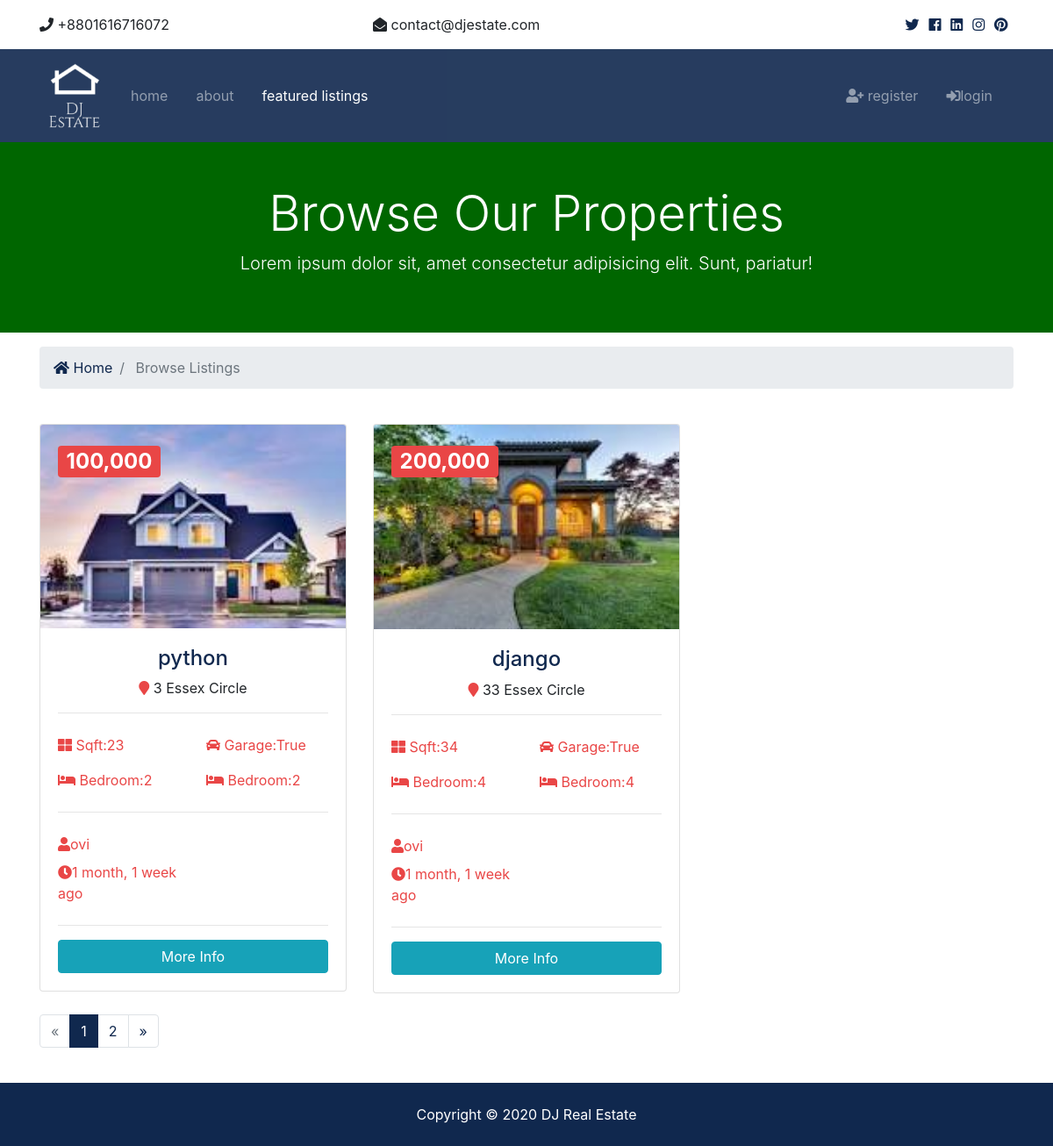
Page /Listings/ on the committed database.
### Listings/models.py (models this page shows, shortened)
class Listing(models.Model):
    realtor= models.ForeignKey(Realtor,on_delete=models.DO_NOTHING)
    title=models.CharField(max_length=200)
    address=models.CharField(max_length=200)
    city=models.CharField(max_length=150)
    state=models.CharField(max_length=150)
    zipcode=models.CharField(max_length=150)
    des2 = models.TextField(blank=True, verbose_name='Description')
    price=models.IntegerField()
    bedroom=models.IntegerField()
    garage=models.BooleanField()
    sqft=models.IntegerField()
    lot_size=models.DecimalField(decimal_places=2,max_digits=6)
    is_published=models.BooleanField()
    photo_main = models.ImageField(upload_to='photos/%y/%m/%d')
    photo_1 = models.ImageField(upload_to='photos/%y/%m/%d')
    photo_2 = models.ImageField(upload_to='photos/%y/%m/%d')
    photo_3 = models.ImageField(upload_to='photos/%y/%m/%d')
    photo_4 = models.ImageField(upload_to='photos/%y/%m/%d')
    photo_5 = models.ImageField(upload_to='photos/%y/%m/%d')
    photo_6 = models.ImageField(upload_to='photos/%y/%m/%d')
    list_date=models.DateTimeField(auto_now_add=True)
    update=models.DateTimeField(auto_now=True)
    class Meta:
        ordering = ('-list_date',)

### Realtors/models.py (models this page shows)
class Realtor(models.Model):
    name=models.CharField(max_length=200)
    photo=models.ImageField(upload_to='photos/%y/%m/%d')
    des1=models.TextField(blank=True,verbose_name='Description')
    email=models.EmailField()
    is_mvp = models.BooleanField(default=False)
    phone=models.CharField(max_length=200)
    message=models.CharField(max_length=200)
    contact_date=models.DateTimeField(auto_now_add=True)
    def __str__(self):
      return  self.name
    class Meta:
        ordering = ['-contact_date']

### Listings/views.py (the view)
# urls.py: path('',views.listings_index,name='listings_index'),
def listings_index(request):
    listing_list=Listing.objects.all()
    page = request.GET.get('page', 1)
    paginator = Paginator(listing_list, 2)
    try:
        listing_list = paginator.page(page)
    except PageNotAnInteger:
        listing_list = paginator.page(1)
    except EmptyPage:
        listing_list = paginator.page(paginator.num_pages)
    context={
        'listing_list':listing_list
    }
    return render(request,'Listings/listings.html',context)

### Templates/Listings/listings.html
 {% extends 'base.html' %}
 {% load static %}
 {% load humanize %}
 {% block content %}
<section id="showcase-inner" class="py-5 text-white">
    <div class="container">
      <div class="row text-center">
        <div class="col-md-12">
          <h1 class="display-4">Browse Our Properties</h1>
          <p class="lead">Lorem ipsum dolor sit, amet consectetur adipisicing elit. Sunt, pariatur!</p>
        </div>
      </div>
    </div>
  </section>
  <section id="bc" class="mt-3">
    <div class="container">
      <nav aria-label="breadcrumb">
        <ol class="breadcrumb">
          <li class="breadcrumb-item">
            <a href="{% url 'index'%}">
              <i class="fas fa-home"></i> Home</a>
          </li>
          <li class="breadcrumb-item active"> Browse Listings</li>
        </ol>
      </nav>
    </div>
  </section>
  <section id="listings" class="py-4">
    <div class="container">
      <div class="row">
        {% if listing_list %}
          {% for listing in listing_list %}
        <div class="col-md-6 col-lg-4 mb-4">
          <div class="card listing-preview">
            <img class="card-img-top" src="{{ listing.photo_main.url }}" alt="">
            <div class="card-img-overlay">
              <h2>
                <span class="badge badge-danger text-white">{{listing.price | intcomma}}</span>
              </h2>
            </div>
            <div class="card-body">
              <div class="listing-heading text-center">
                <h4 class="text-primary">{{listing.title}}</h4>
                <p>
                  <i class="fas fa-map-marker text-danger"></i> {{listing.address}}</p>
              </div>
              <hr>
              <div class="row py-2 text-danger">
                <div class="col-6">
                  <i class="fas fa-th-large"></i> Sqft:{{listing.sqft | intcomma}}</div>
                <div class="col-6">
                  <i class="fas fa-car"></i> Garage:{{listing.garage}}</div>
              </div>
              <div class="row py-2 text-danger">
                <div class="col-6">
                  <i class="fas fa-bed"></i> Bedroom:{{listing.bedroom}}</div>
                <div class="col-6">
                  <i class="fas fa-bed"></i> Bedroom:{{listing.bedroom}}</div>
              </div>
              <hr>
              <div class="row py-2 text-danger">
                <div class="col-12">
                  <i class="fas fa-user"></i>{{listing.realtor}}</div>
              </div>
              <div class="row text-danger pb-2">
                <div class="col-6">
                  <i class="fas fa-clock"></i>{{listing.list_date | timesince}} ago</div>
              </div>
              <hr>
              <a href="{% url 'listing' listing.id %}" class="btn btn-info btn-block">More Info</a>
            </div>
          </div>
        </div>
      {% endfor %}
      {% else %}
        <H3 class="text-center">No Listing Available!</H3>
         {% endif %}
      </div>
      <div class="row">
        <div class="col-md-12">
          {% if listing_list.has_other_pages %}
          <ul class="pagination">
            {% if listing_list.has_previous %}
             <li class="page-item">
                        <a class="page-link" href="?page={{ listing_list.previous_page_number }}">&laquo;</a>
                    </li>
            {% else %}
                    <li class="page-item disabled">
                        <a class="page-link">&laquo;</a>
                    </li>
            {% endif %}
            {% for i in listing_list.paginator.page_range %}
                    {% if listing_list.number == i %}
             <li class="page-item active">
                          <a class="page-link">{{ i }}</a>
                        </li>
                      {% else %}
                        <li class="page-item">
                          <a class="page-link" href="?page={{ i }}">{{ i }}</a>
                        </li>
                      {% endif %}
            {% endfor %}
             {% if listing_list.has_next %}
            <li class="page-item">
                      <a class="page-link" href="?page={{ listing_list.next_page_number }}">&raquo;</a>
                    </li>
             {% else %}
                    <li class="page-item disabled">
                      <a class="page-link">&raquo;</a>
                    </li>
            {% endif %}
          </ul>
           {% endif %}
        </div>
      </div>
    </div>
  </section>
 {% endblock %}

### djworkshop/static/css/all.css (style rules this page uses)
.fa, .fas, .far, .fal, .fab { -moz-osx-font-smoothing: grayscale; -webkit-font-smoothing: antialiased; display: inline-block; font-style: normal; font-variant: normal; text-rendering: auto; line-height: 1; }
.fa-bed:before { content: "\f236"; }
.fa-car:before { content: "\f1b9"; }
.fa-clock:before { content: "\f017"; }
.fa-home:before { content: "\f015"; }
.fa-map-marker:before { content: "\f041"; }
.fa-th-large:before { content: "\f009"; }
.fa-user:before { content: "\f007"; }
.fa, .fas { font-family: 'Font Awesome 5 Free'; font-weight: 900; }

### djworkshop/static/css/style.css (style rules this page uses)
img { width: 100%; }
#showcase-inner { background: url(../img/building.jpg) no-repeat top center fixed/cover; position: relative; overflow: hidden; min-height: 200px; }
#showcase-inner::before { content: ''; position: absolute; top: 0; left: 0; min-height: 100%; width: 100%; background: rgb(0, 102, 0); }
.listing-preview a { position: relative; }

### rows in the picture
Listing: photo_main (picture), price "100,000", title "python", address "3 Essex Circle", sqft "23", garage "True", bedroom "2", realtor "ovi", list_date "1 month, 1 week"
Listing: photo_main (picture), price "200,000", title "django", address "33 Essex Circle", sqft "34", garage "True", bedroom "4", realtor "ovi", list_date "1 month, 1 week"

### other values in the picture
{{ i }} "1"
{{ i }} "2"
